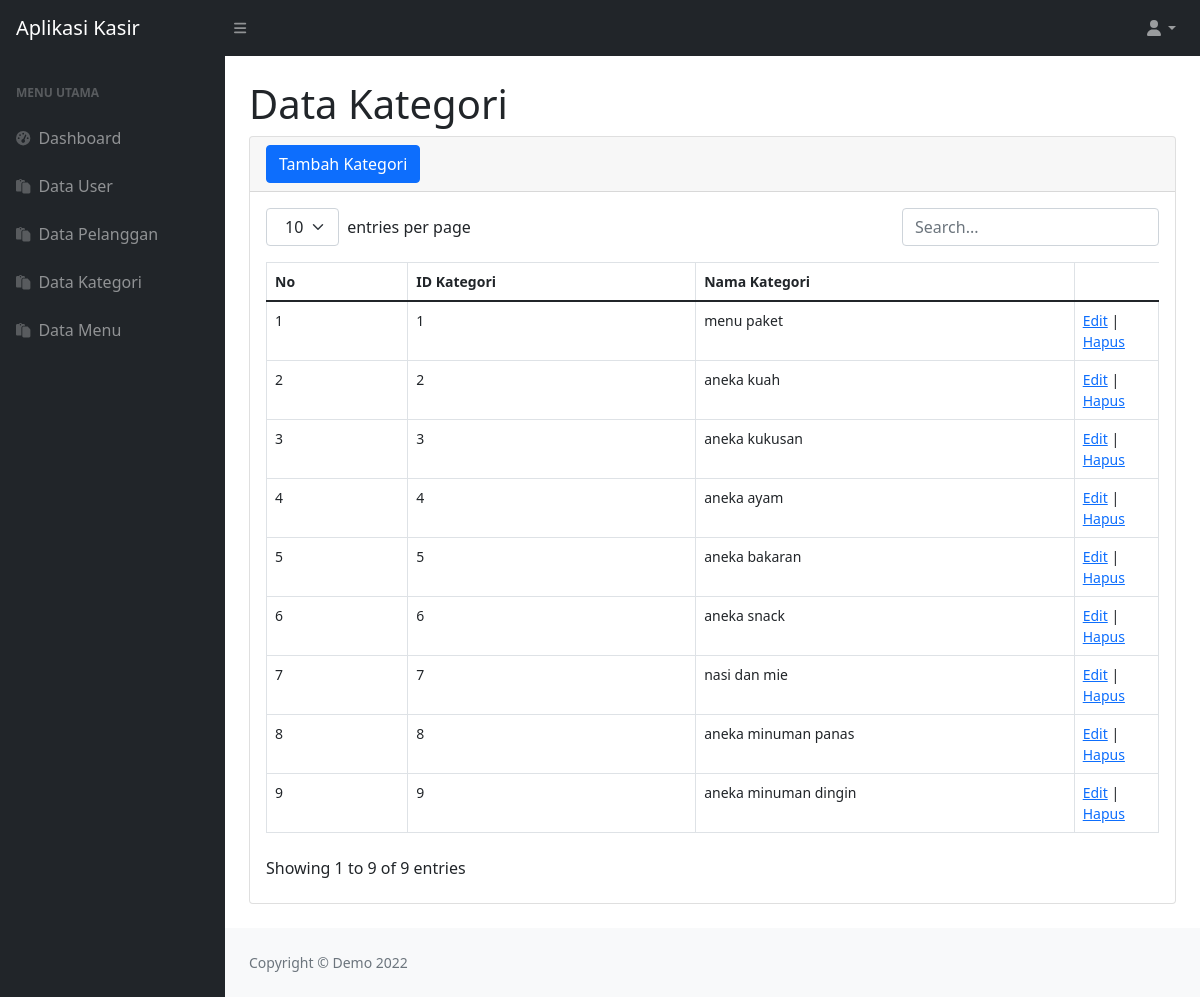
The page /kategori (signed in) on the database its author committed.
### tables this page shows
CREATE TABLE IF NOT EXISTS `kategori` (
  `id_kategori` int(11) NOT NULL AUTO_INCREMENT,
  `nama_kategori` varchar(30) NOT NULL DEFAULT '',
  PRIMARY KEY (`id_kategori`)
);

### kategori.php (the view, shortened to what this page needs)
<?php
if (!isset($_GET['aksi'])) {
?>
    <div class="container-fluid px-4">
        <h1 class="mt-4">Data Kategori</h1>
        <div class="card mb-4">
            <div class="card-header">
                <a type="button" class="btn btn-primary" href="index.php?page=kategori&aksi=tambah">Tambah Kategori</a>
            </div>
            <div class="card-body">
                <table id="datatablesSimple">
                    <thead>
                        <tr>
                            <th>No</th>
                            <th>ID Kategori</th>
                            <th>Nama Kategori</th>
                        </tr>
                    </thead>
                    <tbody>
                        <?php
                        $kategori = mysqli_query($koneksi, "SELECT * FROM kategori");
                        $no = 1;
                        while ($data = mysqli_fetch_array($kategori)) {
                        ?>
                            <tr>
                                <td><?php echo $no; ?></td>
                                <td><?php echo $data['id_kategori']; ?></td>
                                <td><?php echo $data['nama_kategori']; ?></td>
                                <td><a href="index.php?page=kategori&aksi=edit&id=<?php echo $data['id_kategori'] ?>">Edit</a> |
                                    <a href="index.php?page=kategori&aksi=hapus&id=<?php echo $data['id_kategori'] ?>">Hapus</a></td>
                            </tr>
                        <?php
                            $no++;
                        }
                        ?>
                    </tbody>
                </table>
            </div>
        </div>
    </div>
<?php
} elseif ($_GET['aksi'] == 'hapus') {
    mysqli_query($koneksi, "DELETE FROM kategori where id_kategori='$_GET[id]'");
    echo "<script>window.alert('Data Kategori Berhasil Di Hapus.');
                                window.location='kategori'</script>";
}
?>

### index.php (shortened to what this page needs)
<?php
	if (isset($_SESSION['username'])==''){
		include "login.php";
	}else{
		include "konten.php";
	}
?>

### konten.php (shortened to what this page needs)
<!DOCTYPE html>
<html lang="en">
<head>
    <link href="css/styles.css" rel="stylesheet" />
</head>
<body>
    <nav class="sb-topnav navbar navbar-expand navbar-dark bg-dark">
        <?php
            include "header.php";
        ?>
    </nav>
    <div id="layoutSidenav">
        <div id="layoutSidenav_nav">
        <?php
            include "sidebar.php";
        ?>
        </div>
        <div id="layoutSidenav_content">
            <main>
<?php
if (!isset($_GET['page'])){
    include "dashboard.php";
}elseif ($_GET['page'] == 'user'){
    include "user.php";
}elseif ($_GET['page'] == 'menu'){
    include "menu.php";
}elseif ($_GET['page'] == 'kategori'){
    include "kategori.php";
}elseif ($_GET['page'] == 'pelanggan'){
    include "pelanggan.php";
}else{
    echo "Maaf, halaman tidak ditemukan!";
}
?>
 </main>
    <footer class="py-4 bg-light mt-auto">
        <?php
            include "footer.php";
        ?>
    </footer>
</div>
</div>
</body>
</html>

### header.php (shortened to what this page needs)
<a class="navbar-brand ps-3" href="index.php">Aplikasi Kasir</a>
<button class="btn btn-link btn-sm order-1 order-lg-0 me-4 me-lg-0" id="sidebarToggle" href="#!"><i class="fas fa-bars"></i></button>
<ul class="navbar-nav ms-auto me-0 me-md-3 my-2 my-md-0">
    <li class="nav-item dropdown">
        <a class="nav-link dropdown-toggle" id="navbarDropdown" href="#" role="button" data-bs-toggle="dropdown" aria-expanded="false"><i class="fas fa-user fa-fw"></i></a>
    </li>
</ul>

### sidebar.php
<nav class="sb-sidenav accordion sb-sidenav-dark" id="sidenavAccordion">
    <div class="sb-sidenav-menu">
        <div class="nav">
            <div class="sb-sidenav-menu-heading">Menu Utama</div>
            <a class="nav-link" href="index.php">
                <div class="sb-nav-link-icon"><i class="fas fa-tachometer-alt"></i></div>
                Dashboard
            </a>
            <a class="nav-link" href="user">
                <div class="sb-nav-link-icon"><i class="fas fa-paste"></i></div>
                Data User
            </a>
            <a class="nav-link" href="pelanggan">
                <div class="sb-nav-link-icon"><i class="fas fa-paste"></i></div>
                Data Pelanggan
            </a>
            <a class="nav-link" href="kategori">
                <div class="sb-nav-link-icon"><i class="fas fa-paste"></i></div>
                Data Kategori
            </a>
            <a class="nav-link" href="menu">
                <div class="sb-nav-link-icon"><i class="fas fa-paste"></i></div>
                Data Menu
            </a>
</nav>

### footer.php
<div class="container-fluid px-4">
    <div class="d-flex align-items-center justify-content-between small">
        <div class="text-muted">Copyright &copy; Demo 2022</div>
    </div>
</div>

### rows shown on the page
kategori: id_kategori "1", nama_kategori "menu paket"
kategori: id_kategori "2", nama_kategori "aneka kuah"
kategori: id_kategori "3", nama_kategori "aneka kukusan"
kategori: id_kategori "4", nama_kategori "aneka ayam"
kategori: id_kategori "5", nama_kategori "aneka bakaran"
kategori: id_kategori "6", nama_kategori "aneka snack"
kategori: id_kategori "7", nama_kategori "nasi dan mie"
kategori: id_kategori "8", nama_kategori "aneka minuman panas"
kategori: id_kategori "9", nama_kategori "aneka minuman dingin"
